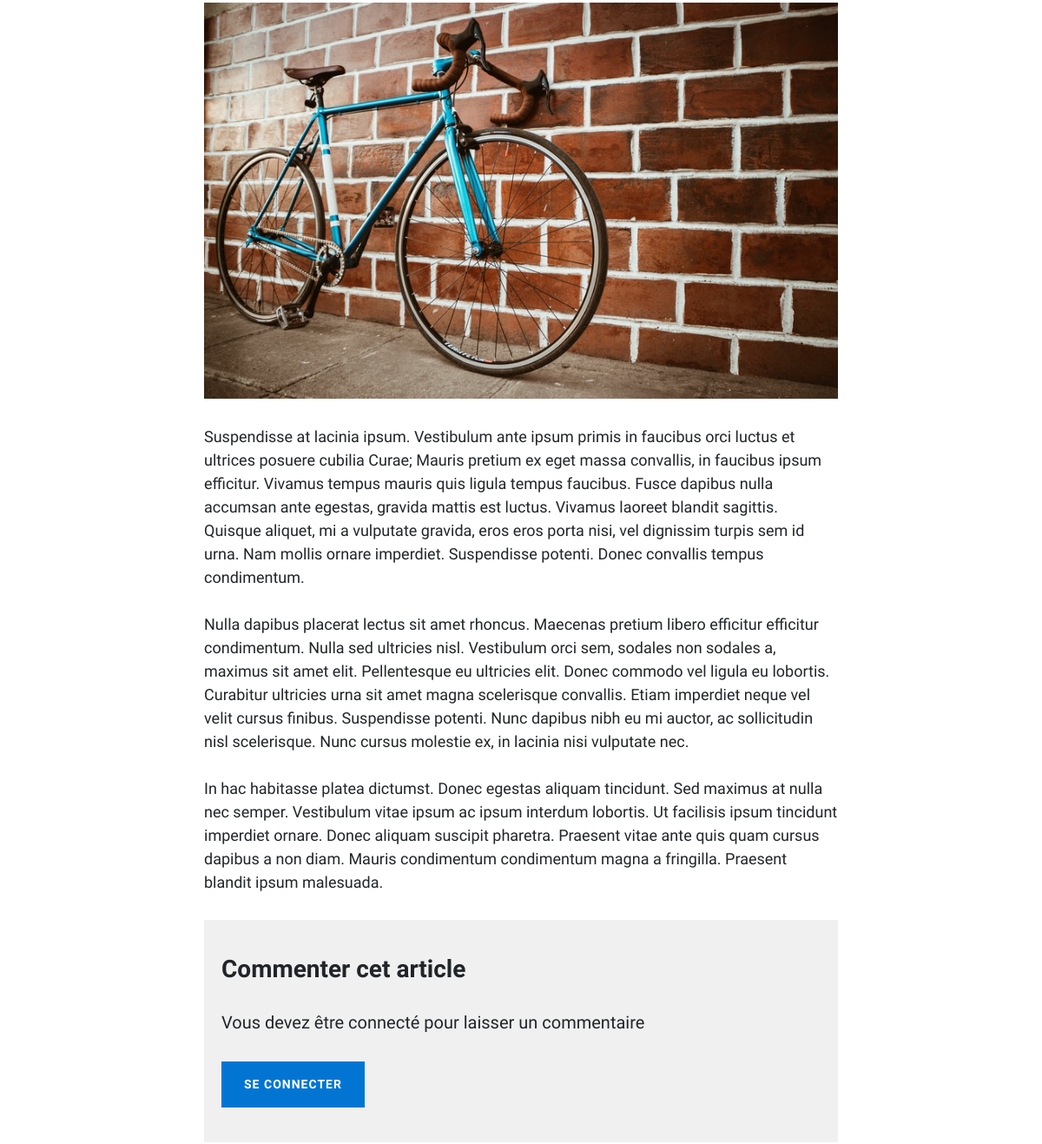
Before: /posts/1 (middle part) with the older database file.
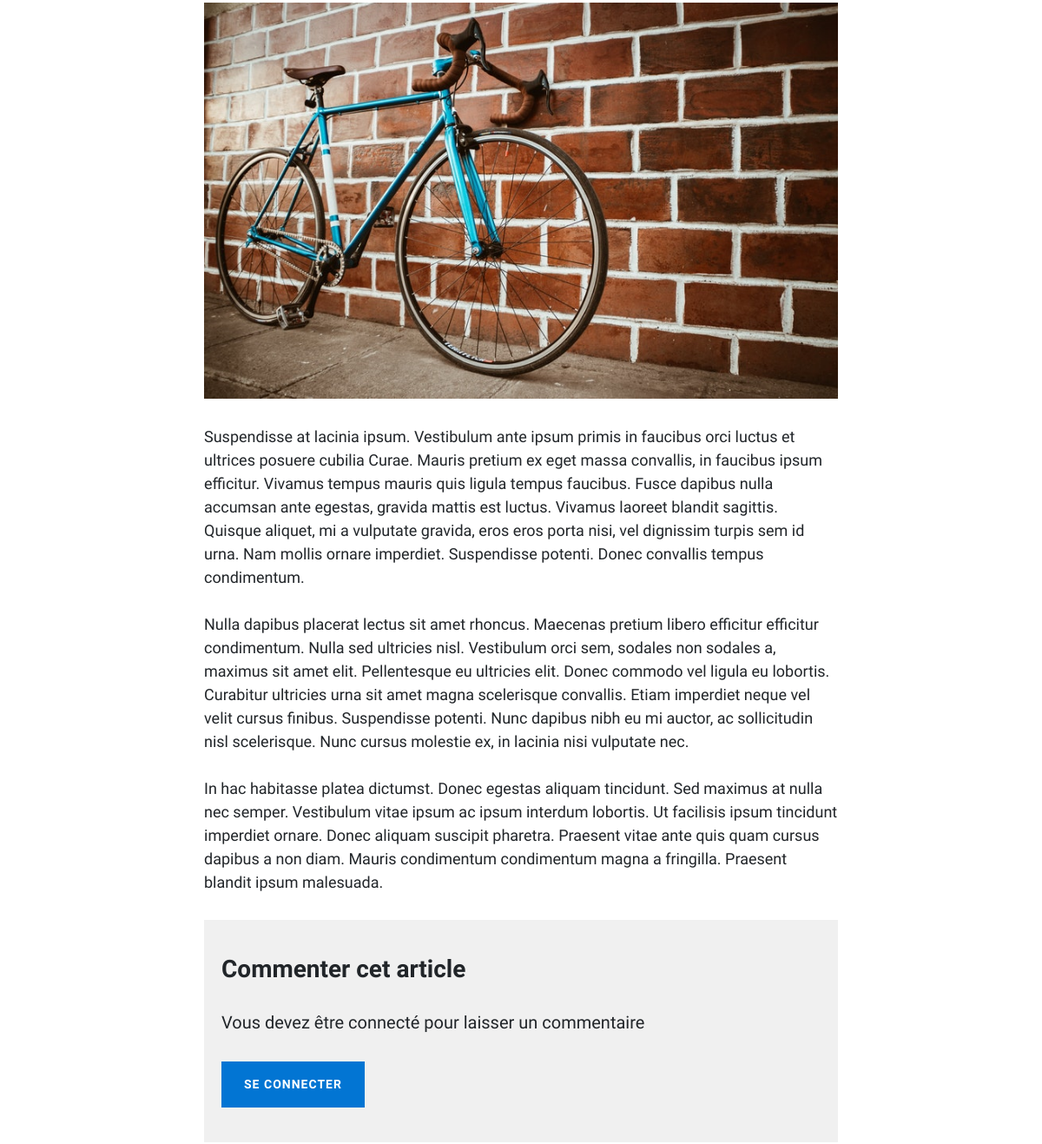
After: the same page with the newer database file.
### tables this page shows
CREATE TABLE posts (
                id INT AUTO_INCREMENT NOT NULL,
                title VARCHAR(100) NOT NULL,
                chapo VARCHAR(100) NOT NULL,
                img TEXT NOT NULL,
                content TEXT NOT NULL,
                date_creation DATETIME NOT NULL,
                date_modification DATETIME NOT NULL,
                users_id INT DEFAULT 1 NOT NULL,
                PRIMARY KEY (id)
);

### App/Manager/UserManager.php (called while the page is built, shortened)
<?php
class UserManager extends Manager
{
	public function getUser($idUser)
	{
		$db = $this->dbConnect();
		$req = $db->prepare('SELECT id, firstname, lastname, password, mail, roles_id AS rolesId FROM users WHERE id = :id');
		$req->bindValue(':id', $idUser);
		$req->execute();
		$req->setFetchMode(\PDO::FETCH_CLASS|\PDO::FETCH_PROPS_LATE, 'App\Model\User');
		$user = $req->fetch();
		return $user;
	}
}

### App/Manager/PostManager.php (called while the page is built, shortened)
<?php
class PostManager extends Manager
{
	public function postExist($postId) {
		$db = $this->dbConnect();
		$req = $db->prepare('SELECT id FROM posts WHERE id = :id');
		$req->bindValue(':id', $postId);
		$req->execute();
		$post = $req->fetch();
		return true;
	}
	public function getPost($postId)
	{
		$db = $this->dbConnect();
		$req = $db->prepare('SELECT id, users_id AS usersId, title, chapo, img, content, date_creation as dateCreation FROM posts WHERE id =:id');
		$req->bindValue(':id', $postId);
		$req->execute();
		$req->setFetchMode(\PDO::FETCH_CLASS|\PDO::FETCH_PROPS_LATE, 'App\Model\Post');
		$post = $req->fetch();
		$post->setDateCreation(new DateTimeFrench($post->getDateCreation()));
		$userManager = new UserManager();
		$post->setAuthor($userManager->getUser($post->getUsersId()));
		return $post;
	}
}

### App/Model/Model.php (called while the page is built, shortened)
<?php
abstract class Model
{
	public function hydrate($data)
	{
		return $this;
	}
}

### App/Model/Post.php (called while the page is built, shortened)
<?php
class Post extends Model
{
    protected $img;
    protected $content;
	public function getImg()
	{
		return $this->img;
	}
	public function getContent()
	{
		return $this->content;
	}
}

### view/frontend/postView.php (the view, shortened to what this page needs)
<div class="post-view">
	<div class="img-post">
		<img src="<?= $post->getImg() ?>" class="img-fluid" alt="Image du poste">
	</div>
	<div class="content-post">
		<p>
			<?= nl2br(htmlspecialchars($post->getContent())); ?>
		</p>
	</div>
	<div class="bloc-add-comment">
		<h3>Commenter cet article</h3>
		<?php if (isset($userSession)): ?>
		<form action="" method="post">
			<div class="form-group">
				<label for="comment">Votre commentaire</label>
				<textarea name="content" class="form-control" id="comment" cols="20" rows="5"></textarea>
				<?php if (isset($errors) && in_array($commentValidator::COMMENT_EMPTY, $errors)): ?>
				<span class="text-danger msg-error"><?= $commentValidator::COMMENT_EMPTY  ?></span>
				<?php endif; ?>
			</div>
			<input type="submit" class="btn btn-primary" name="addComment" value="publier" />
		</form>
		<?php else: ?>
		<p>Vous devez être connecté pour laisser un commentaire</p>
		<a href="login" class="btn btn-primary">Se connecter</a>
		<?php endif; ?>
	</div>
</div>

### index.php (shortened to what this page needs)
<?php
$frontend = new Frontend;
$backend = new Backend;
$action = filter_input(INPUT_GET, 'action');
$getId = filter_input(INPUT_GET, 'id', FILTER_VALIDATE_INT);
try
{
	if (isset($action)) {
		if ($action == 'posts') {
			$frontend->blog();
		}
		elseif ($action == 'post' && isset($getId)) {
			$frontend->post($getId);
		}
		elseif ($action == 'contact') {
			$frontend->contact();
		}
		elseif ($action == 'login') {
			$frontend->connexion();
		}
		elseif ($action == 'destroy') {
			$frontend->destroy();
		}
		elseif($action == 'register') {
			$frontend->createUser();
		}
		elseif ($action == 'profil' && isset($getId)) {
			$frontend->profil($getId);
		}
		elseif ($action == 'listPost') {
			$backend->listPost();
		}
		elseif ($action == 'addPost') {
			$backend->addPost();
		}
		elseif ($action == 'deletePost' && isset($getId)) {
			$backend->deletePost($getId);
		}
		elseif ($action == 'updatePost' && isset($getId)) {
			$backend->updatePost($getId);
		}
		elseif ($action == 'listComment') {
			$backend->listComment();
		}
		elseif ($action == 'updateComment' && isset($getId)) {
			$backend->updateComment($getId);
		}
		elseif ($action == 'deleteComment' && isset($getId)) {
			$backend->deleteComment($getId);
		}
		elseif ($action == 'listUser') {
			$backend->listUser();
		}
		elseif ($action == 'updateUser' && isset($getId)) {
			$backend->updateUser($getId);
		}
		elseif ($action == 'deleteUser' && isset($getId)) {
			$backend->deleteUser($getId);
		}
		else {
			$frontend->page404();
		}
	} else {
		$frontend->home();
	}
}
catch(Exception $e) {
	$errorMessage =  $e->getMessage();
	require('view/frontend/errorView.php');
}

### App/Controller/Frontend.php (shortened to what this page needs)
<?php
class Frontend extends Controller
{
	public function post(int $postId)
	{
		$postManager = new PostManager();
		if($postManager->postExist($postId)) {
			$post = $postManager->getPost($postId);
			$this->render('view/frontend/postView.php','view/template/post.php', compact('userSession','title','post','comments','data','commentSuccess','errors','commentValidator'));
		} else {
			$this->page404();
		}
	}
}

### App/Controller/Controller.php (shortened to what this page needs)
<?php
abstract class Controller
{
	public function render($view,$template,$variable = [])
	{
		if (!empty($view)) {
			extract($variable);
			require $view;
			$content = ob_get_clean();
			require $template;
		} else {
			extract($variable);
			require $template;
		}
	}
}

### view/template/include/_head.php (shortened to what this page needs)
<!DOCTYPE html>
<html lang="en">
<head>
  <link rel="stylesheet" href="https://stackpath.bootstrapcdn.com/bootstrap/4.3.1/css/bootstrap.min.css">
  <link href="public/css/style.css" rel="stylesheet">
</head>
<body>

### view/template/post.php (shortened to what this page needs)
<?php include 'include/_head.php'; ?>
  <main>
    <div class="container">
      <div class="row">
        <div class="col-lg-8 col-md-10 mx-auto">
          <?= $content ?>
        </div>
      </div>
    </div>
  </main>
<?php include 'include/_bottom.php'; ?>

### view/template/include/_bottom.php (shortened to what this page needs)
</body>
</html>

### public/css/style.css (style rules this page uses)
html { height: 100%; }
body { height: 100%; font-size: 20px; color: #212529; font-family: 'Lora', 'Times New Roman', serif; display: flex; flex-direction: column; }
p { line-height: 1.5; margin: 30px 0; }
h1, h2, h3, h4, h5, h6 { font-weight: 800; font-family: 'Raleway', 'Helvetica Neue', Helvetica, Arial, sans-serif; }
a { color: #212529; -webkit-transition: all 0.2s; -moz-transition: all 0.2s; transition: all 0.2s; }
main { flex: 1; padding: 50px 0; }
.post-view { font-family: 'Raleway'; }
.post-view .content-post { font-size: 18px; line-height: 27px; font-weight: 400; }
.post-view .bloc-add-comment { background-color: #f0f0f0; padding: 40px 20px; }
.post-view .bloc-add-comment h3 { font-size: 28px; }
.btn { font-size: 14px; font-weight: 800; padding: 15px 25px; letter-spacing: 1px; text-transform: uppercase; border-radius: 0; font-family: 'Raleway', 'Helvetica Neue', Helvetica, Arial, sans-serif; }
.btn-primary { background-color: #0275D3; border-color: #0275D3; }

Changed rows visible on the page:
changed posts: content "…et ultrices posuere cubilia Curae; Mauris pretium ex eget…" → "…et ultrices posuere cubilia Curae. Mauris pretium ex eget…"
